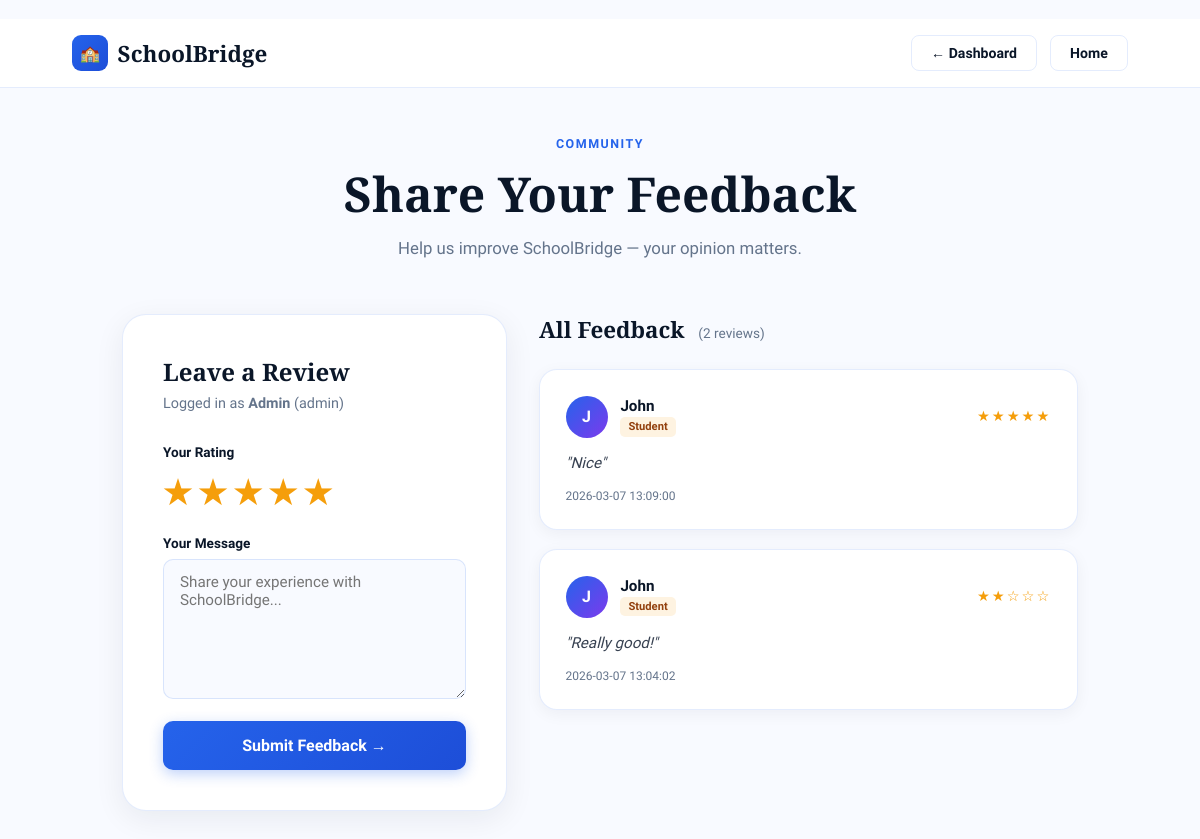
/feedback (signed in), run on the app's committed database.
### tables this page shows
CREATE TABLE feedback (
        id INTEGER PRIMARY KEY AUTOINCREMENT,
        name TEXT NOT NULL,
        role TEXT NOT NULL,
        message TEXT NOT NULL,
        rating INTEGER NOT NULL,
        created_at TIMESTAMP DEFAULT CURRENT_TIMESTAMP
        );

### app.py (the view, shortened to what this page needs)
@app.route("/feedback", methods=["GET", "POST"], strict_slashes=False)
@login_required
def feedback():
    success = "Thank you for your feedback!" if request.args.get("submitted") else ""
    error = ""
    feedbacks = db.execute("SELECT * FROM feedback ORDER BY created_at DESC")
    return render_template("feedback.html", success=success, error=error, feedbacks=feedbacks)

### app.py (called while the page is built)
def login_required(f):
    @wraps(f)
    def decorated(*args, **kwargs):
        if "user_id" not in session:
            return redirect(url_for("login"))
        return f(*args, **kwargs)
    return decorated

@app.before_request
def track_last_seen():
    if "user_id" in session:
        db.execute(
            "UPDATE users SET is_logged_in = 1, last_seen = ? WHERE id = ?",
            int(time.time()),
            session["user_id"]
        )

@app.after_request
def add_header(response):
    response.headers["Cache-Control"] = "no-cache, no-store, must-revalidate"
    response.headers["Pragma"] = "no-cache"
    response.headers["Expires"] = "0"
    return response

### templates/feedback.html (shortened to what this page needs)
﻿<!DOCTYPE html>
<html lang="en">
<head>
</head>
<body>
<nav>
  <a href="/landing" class="logo"><div class="logo-icon">🏫</div> SchoolBridge</a>
  <div style="display:flex;gap:0.8rem">
    <a href="/home" class="btn btn-ghost">← Dashboard</a>
    <a href="/" class="btn btn-ghost">Home</a>
  </div>
</nav>
<div class="page">
  <div class="page-header">
    <div class="eyebrow">Community</div>
    <h1>Share Your Feedback</h1>
    <p>Help us improve SchoolBridge — your opinion matters.</p>
  </div>
  <div class="layout">
    <div class="form-card">
      <h2>Leave a Review</h2>
      <p class="sub">Logged in as <strong>{{ session.username }}</strong> ({{ session.role }})</p>
      <form method="POST">
        <div class="form-group">
          <label>Your Rating</label>
          <div class="star-rating">
            <label for="s5">★</label>
            <label for="s4">★</label>
            <label for="s3">★</label>
            <label for="s2">★</label>
            <label for="s1">★</label>
          </div>
        </div>
        <div class="form-group">
          <label for="message">Your Message</label>
          <textarea id="message" name="message" placeholder="Share your experience with SchoolBridge..." required></textarea>
        </div>
        <button type="submit" class="submit-btn">Submit Feedback →</button>
      </form>
    </div>
    <div>
      <h2 style="font-family:'Playfair Display',serif;font-size:1.4rem;margin-bottom:1.5rem;color:var(--navy)">
        All Feedback
        <span style="font-family:'Plus Jakarta Sans',sans-serif;font-size:0.85rem;font-weight:500;color:var(--gray);margin-left:0.5rem">
          ({{ feedbacks|length }} review{% if feedbacks|length != 1 %}s{% endif %})
        </span>
      </h2>
      {% if feedbacks %}
      <div class="feedback-list">
        {% for f in feedbacks %}
        <div class="feedback-item" style="animation-delay: {{ loop.index0 * 0.08 }}s">
          <div class="feedback-header">
            <div class="feedback-author-info">
              <div class="avatar">{{ f.name[0].upper() }}</div>
              <div>
                <div class="author-name">{{ f.name }}</div>
                <span class="author-role-badge role-{{ f.role }}">{{ f.role }}</span>
              </div>
            </div>
            <div class="feedback-stars">{{ '★' * f.rating }}{{ '☆' * (5 - f.rating) }}</div>
          </div>
          <div class="feedback-message">"{{ f.message }}"</div>
          <div class="feedback-date">{{ f.created_at }}</div>
        </div>
        {% endfor %}
      </div>
      {% else %}
      <div class="empty-state">
        <span class="icon">💬</span>
        <p>No feedback yet. Be the first to leave a review!</p>
      </div>
      {% endif %}
    </div>
  </div>
</div>
</body>
</html>

### data on the page
feedback: name "J", name "John", role "Student", rating "★★★★★", message "Nice", created_at "2026-03-07 13:09:00"
feedback: name "J", name "John", role "Student", rating "★★", rating "☆☆☆", message "Really good!", created_at "2026-03-07 13:04:02"

### other printed values
{{ session.username }} "Admin"
{{ session.role }} "admin"
{{ feedbacks|length }} "2"
